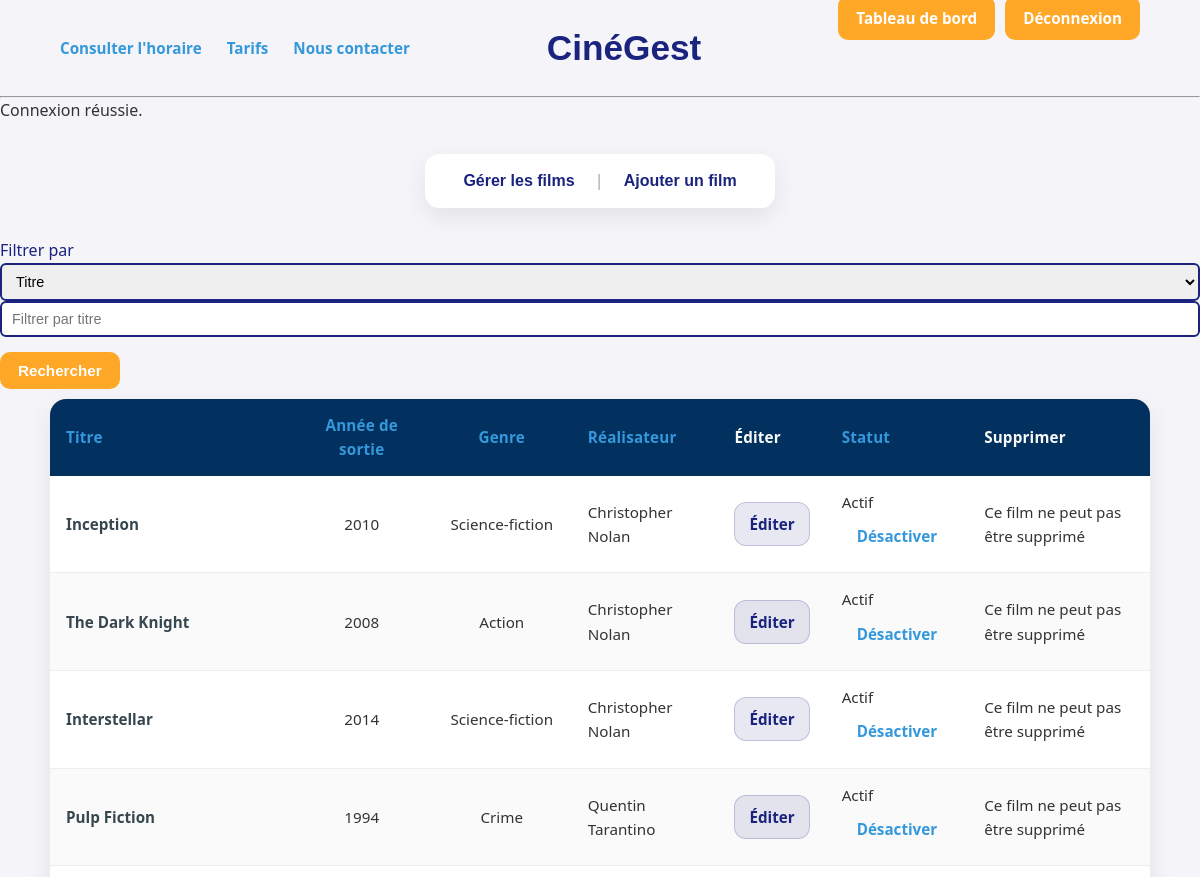
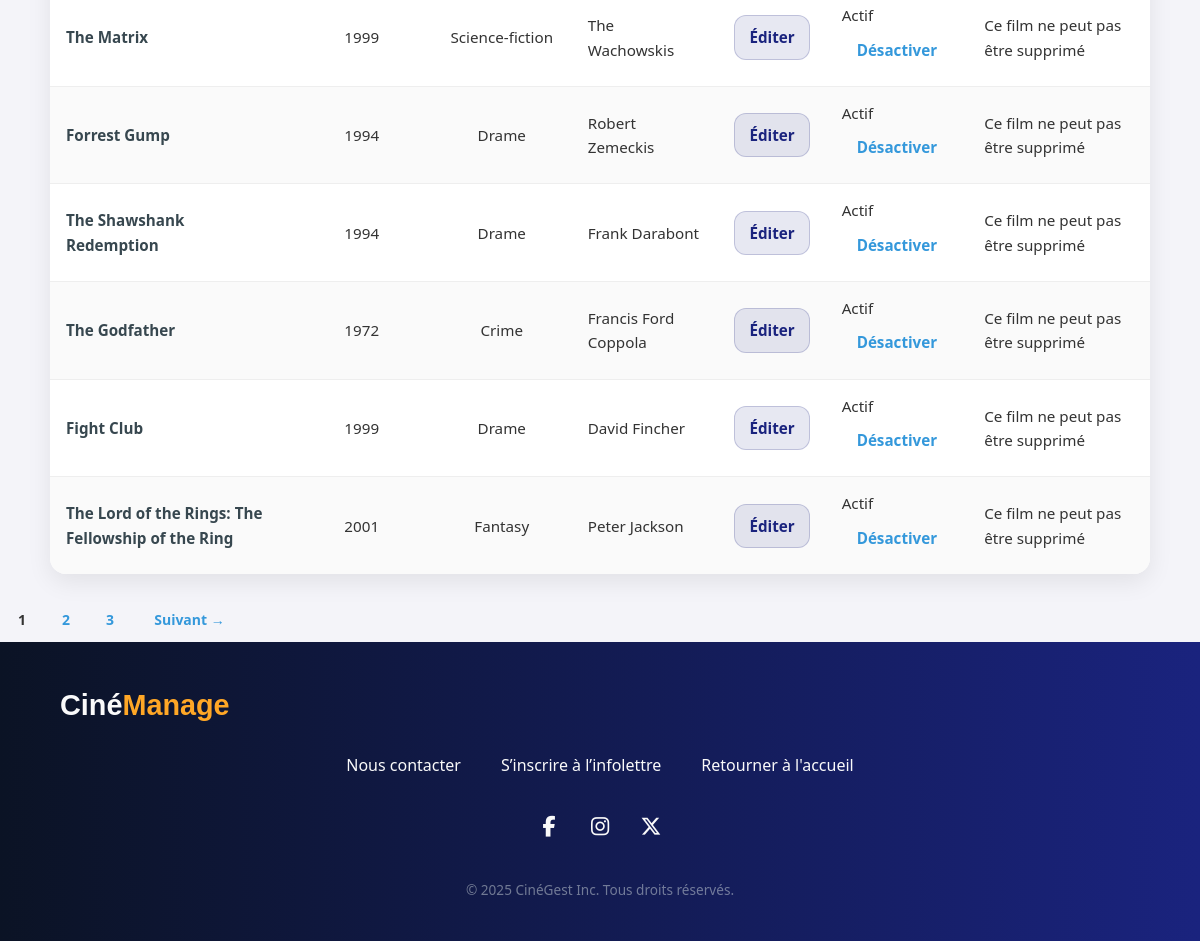
The page /index.php?action=dashboard (signed in) on the database its author committed (2 pictures, top to bottom).
### tables this page shows
CREATE TABLE
    IF NOT EXISTS films (
        id INT AUTO_INCREMENT PRIMARY KEY,
        titre VARCHAR(100) NOT NULL,
        realisateur VARCHAR(100),
        genre VARCHAR(50),
        annee_sortie INT,
        description TEXT,
		affiche VARCHAR(255),
		statut ENUM('actif', 'inactif') DEFAULT 'actif'
    );

### app/controllers/AdminController.php (called while the page is built)
<?php
require_once __DIR__ . '/../controllers/FilmController.php';
function DashboardAdmin()
{
	$data = ListeFilmsComplete('admin');
	$film_result  = $data['film_result'];
	$pageCourante = $data['pageCourante'];
	$pagesTotales = $data['pagesTotales'];
	$sort         = $data['sort'];
	$dir          = $data['dir'];
	$nonSupprimables = [];
	if ($film_result) {
		$ids = [];
		while ($row = $film_result->fetch_assoc()) {
			$ids[] = (int)($row['id'] ?? 0);
		}
		$film_result->data_seek(0);
		foreach ($ids as $id) {
			if ($id > 0 && filmEstLie($id)) {
				$nonSupprimables[$id] = true;
			}
		}
	}
	include __DIR__ . '/../views/admin/dashboard.php';
}

### app/helper/auth.php (called while the page is built, shortened)
<?php
function isAdmin()
{
    return isset($_SESSION['role']) && $_SESSION['role'] === 'admin';
}
?>

### app/models/FilmModel.php (called while the page is built, shortened)
<?php
require_once __DIR__ . "/../includes/db_connect.php";
function countAllFilms()
{
	global $conn;
	$sql = "SELECT COUNT(*) AS total FROM films";
	$result = $conn->query($sql);
	$row = $result->fetch_assoc();
	return (int) ($row['total'] ?? 0);
}
function getTousLesFilmsPagines(int $parPage, int $offset, string $sort, string $dir)
{
	global $conn;
	$allowedSorts = ['id', 'titre', 'realisateur', 'genre', 'annee_sortie', 'statut', 'affiche'];
	$dirSql = strtolower($dir) === 'desc' ? 'DESC' : 'ASC';
	$sql = "
    SELECT id, titre, realisateur, genre, annee_sortie, description, statut, affiche
    FROM films
    ORDER BY $sort $dirSql
    LIMIT ? OFFSET ?";
	$stmt = $conn->prepare($sql);
	$stmt->bind_param('ii', $parPage, $offset);
	$stmt->execute();
	return $stmt->get_result();
}

### app/controllers/FilmController.php (called while the page is built, shortened)
<?php
require_once __DIR__ . '/../models/FilmModel.php';
require_once __DIR__ . '/../helper/auth.php';
function ListeFilmsComplete($contexte = 'public')
{
	if ($contexte === 'admin') {
		$parPage = 10;
		$sortDefaut = 'id';
	} else {
		$parPage = 12;
		$actionPagination = 'list';
		$sortDefaut = 'titre';
	}
	$pageCourante = 1;
	$totalFilms   = countAllFilms();
	$pagesTotales = max(1, (int) ceil($totalFilms / $parPage));
	$offset = ($pageCourante - 1) * $parPage;
	$allowedSorts = ['id', 'titre', 'realisateur', 'genre', 'annee_sortie', 'statut', 'affiche'];
	$sort = $_GET['sort'] ?? $sortDefaut;
	$dir = $_GET['dir'] ?? 'asc';
	$dir = strtolower($dir) === 'desc' ? 'desc' : 'asc';
	$result = getTousLesFilmsPagines($parPage, $offset, $sort, $dir);
	if ($contexte === 'admin') {
		return [
			'film_result'  => $result,
			'pageCourante' => $pageCourante,
			'pagesTotales' => $pagesTotales,
			'sort'         => $sort,
			'dir'          => $dir
		];
	}
}

### app/views/admin/dashboard.php (the view, shortened to what this page needs)
<?php include __DIR__ . '/../../includes/header.php'; ?>
<?php include __DIR__ . '/../../includes/header_dashboard.php'; ?>
<?php
function sortUrl(string $col, int $pageCourante, string $sort, string $dir): string
{
	$nextDir = ($sort === $col && $dir === 'asc') ? 'desc' : 'asc';
	$params = $_GET;
	$params['action'] = $params['action'] ?? 'dashboard';
	$params['page']   = $pageCourante;
	$params['sort']   = $col;
	$params['dir']    = $nextDir;
	return 'index.php?' . http_build_query($params);
}
?>
<table>
	<thead>
		<th><a href="<?= htmlspecialchars(sortUrl('titre', (int)$pageCourante, (string)$sort, (string)$dir), ENT_QUOTES, 'UTF-8') ?>">Titre</a></th>
		<th><a href="<?= htmlspecialchars(sortUrl('annee_sortie', (int)$pageCourante, (string)$sort, (string)$dir), ENT_QUOTES, 'UTF-8') ?>">Année de sortie</a></th>
		<th><a href="<?= htmlspecialchars(sortUrl('genre', (int)$pageCourante, (string)$sort, (string)$dir), ENT_QUOTES, 'UTF-8') ?>">Genre</a></th>
		<th><a href="<?= htmlspecialchars(sortUrl('realisateur', (int)$pageCourante, (string)$sort, (string)$dir), ENT_QUOTES, 'UTF-8') ?>">Réalisateur</a></th>
		<th>Éditer</th>
		<th><a href="<?= htmlspecialchars(sortUrl('statut', (int)$pageCourante, (string)$sort, (string)$dir), ENT_QUOTES, 'UTF-8') ?>">Statut</a></th>
		<th>Supprimer</th>
	</thead>
	<?php if (isset($film_result) && $film_result && $film_result->num_rows > 0): ?>
		<?php while ($film = $film_result->fetch_assoc()): ?>
			<tr>
				<td><?= htmlspecialchars($film['titre'] ?? '', ENT_QUOTES, 'UTF-8'); ?></td>
				<td><?= (int)($film['annee_sortie'] ?? 0); ?></td>
				<td><?= htmlspecialchars($film['genre'] ?? '', ENT_QUOTES, 'UTF-8'); ?></td>
				<td><?= htmlspecialchars($film['realisateur'] ?? '', ENT_QUOTES, 'UTF-8'); ?></td>
				<td>
					<a class="btn-edit" href="index.php?action=form_edit_film&id=<?= (int)($film['id'] ?? 0); ?>">
						Éditer
					</a>
				</td>
				<td>
					<?php
					$statut = ($film['statut'] ?? 'inactif') === 'actif' ? 'actif' : 'inactif';
					$labelStatut = $statut === 'actif' ? 'Actif' : 'Inactif';
					$labelAction = $statut === 'actif' ? 'Désactiver' : 'Activer';
					?>
					<div class="statut-cell">
						<div class="statut-label"><?= $labelStatut; ?></div>
						<a class="statut-action"
							href="index.php?action=toggle_film_statut&id=<?= (int)($film['id'] ?? 0); ?>&page=<?= (int)$pageCourante; ?>&sort=<?= urlencode($sort); ?>&dir=<?= urlencode($dir); ?>"
							onclick="return confirm('Confirmer: <?= $labelAction; ?> ce film ?');">
							<?= $labelAction; ?>
						</a>
					</div>
				</td>
				<td>
					<?php $idFilm = (int)($film['id'] ?? 0); ?>
					<?php if (!empty($nonSupprimables[$idFilm])): ?>
						<span class="text-muted">Ce film ne peut pas être supprimé</span>
					<?php endif; ?>
				</td>
			</tr>
		<?php endwhile; ?>
	<?php else: ?>
		<tr>
			<td colspan="7">Aucun film trouvé.</td>
		</tr>
	<?php endif; ?>
</table>
<?php if (empty($isFiltre) && $pagesTotales > 1): ?>
	<nav class="pagination">
		<?php
		$window = 2;
		$start = max(1, $pageCourante - $window);
		$end   = min($pagesTotales, $pageCourante + $window);
		?>
			<?php
		for ($p = $start; $p <= $end; $p++) {
			if ($p === (int)$pageCourante) {
				echo '<span class="btn active">' . (int)$p . '</span>';
			} else {
				echo '<a class="btn" href="index.php?action=dashboard&page=' . (int)$p . '&sort=' . urlencode($sort) . '&dir=' . urlencode($dir) . '">' . (int)$p . '</a>';
			}
		}
			?>
		<?php if ($pageCourante < $pagesTotales): ?>
			<a class="btn"
				href="index.php?action=dashboard&page=<?= (int) ($pageCourante + 1); ?>&sort=<?= urlencode($sort); ?>&dir=<?= urlencode($dir); ?>">
				Suivant →
			</a>
		<?php endif; ?>
	</nav>
<?php endif; ?>
<?php include __DIR__ . '/../../includes/footer.php'; ?>

### public/index.php (shortened to what this page needs)
<?php
require_once __DIR__ . '/../app/controllers/FilmController.php';
require_once __DIR__ . '/../app/controllers/AdminController.php';
require_once __DIR__ . '/../app/helper/auth.php';
$action = $_GET['action'] ?? 'accueil';
switch ($action) {
	case 'dashboard':
		DashboardAdmin();
		break;
}

### app/includes/header.php (shortened to what this page needs)
<!DOCTYPE html>
<html lang="fr">
<head>
	<link rel="stylesheet" href="assets/css/style.css">
</head>
<body>
	<header>
		<div class="left">
			<nav>
				<a href="index.php?action=list">Consulter l'horaire</a>
				<a href="index.php?action=tarifs">Tarifs</a>
				<a href="index.php?action=contact">Nous contacter</a>
			</nav>
		</div>
		<div class="center">
			<h1><a href="index.php?action=accueil">CinéGest</a></h1>
		</div>
		<div class="right">
			<?php if (!isset($_SESSION['login']) && (!isset($_GET['action']) || $_GET['action'] !== 'connexion')): ?>
				<a class="btn-login" href="index.php?action=connexion">
					Se connecter
				</a>
			<?php else: ?>
				<?php if (isAdmin()): ?>
					<a class="btn-login" href="index.php?action=dashboard">
						Tableau de bord
					</a>
				<?php elseif (isUser()): ?>
					<a class="btn-login" href="index.php?action=profil">
						Profil
					</a>
				<?php endif; ?>
				<?php if (isset($_SESSION['login']) && (!isset($_GET['action']) || $_GET['action'] !== 'connexion')): ?>
					<a class="btn-login" href="index.php?action=logout">
						Déconnexion
					</a>
				<?php endif; ?>
			<?php endif; ?>
		</div>
	</header>
	<hr>
	<?php if (isset($_SESSION['flash'])): ?>
		<div class="alert <?php echo $_SESSION['flash']['type']; ?>">
			<?php echo htmlspecialchars($_SESSION['flash']['message']); ?>
		</div>
	<?php endif; ?>

### app/includes/header_dashboard.php (shortened to what this page needs)
<nav class="admin-nav">
	<div class="nav-film">
		<a href="index.php?action=dashboard">Gérer les films</a> |
		<a href="index.php?action=form_add_film">Ajouter un film</a>
	</div>
</nav>
<?php
$filtre = $_GET['filtre'] ?? 'titre';
$titre       = trim($_GET['titre'] ?? '');
?>
<div class="admin-recherche-global">
	<div class="admin-filtre-select">
		<label for="selectFiltre">Filtrer par</label>
		<select id="selectFiltre" name="filtre">
			<option value="titre" <?= $filtre === 'titre' ? 'selected' : ''; ?>>Titre</option>
		</select>
	</div>
	<form method="GET" action="index.php" class="admin-form-filtre" data-filtre="titre" style="<?= $filtre === 'titre' ? '' : 'display:none;'; ?>">
		<input type="text" name="titre" placeholder="Rechercher un titre..." value="<?= htmlspecialchars($titre, ENT_QUOTES, 'UTF-8'); ?>">
		<button type="submit" class="btn-search">Rechercher</button>
	</form>
</div>

### app/includes/footer.php (shortened to what this page needs)
<link rel="stylesheet" href="https://cdnjs.cloudflare.com/ajax/libs/font-awesome/6.5.0/css/all.min.css">
<footer class="site-footer">
    <div class="footer-inner">
        <div class="footer-brand">
            Ciné<span>Manage</span>
        </div>
        <div class="footer-links">
            <a href="index.php?action=contact">Nous contacter</a>
            <a href="index.php?action=infolettre">S’inscrire à l’infolettre</a>
            <?php if (!isset($_GET['action']) || $_GET['action'] !== 'accueil'): ?>
                <a href="index.php?action=accueil">Retourner à l'accueil</a>
            <?php endif; ?>
        </div>
        <div class="footer-social">
            <a href="#" class="social-icon"><i class="fa-brands fa-facebook-f"></i></a>
            <a href="#" class="social-icon"><i class="fa-brands fa-instagram"></i></a>
            <a href="#" class="social-icon"><i class="fa-brands fa-x-twitter"></i></a>
        </div>
        <p class="footer-copy">
            © <?php echo date('Y'); ?> CinéGest Inc. Tous droits réservés.
        </p>
    </div>
</footer>
</body>
</html>

### rows shown on the page
films: titre "Inception", annee_sortie "2010", genre "Science-fiction", realisateur "Christopher Nolan", statut "Actif", statut "Désactiver", shows "Ce film ne peut pas être supprimé"
films: titre "The Dark Knight", annee_sortie "2008", genre "Action", realisateur "Christopher Nolan", statut "Actif", statut "Désactiver", shows "Ce film ne peut pas être supprimé"
films: titre "Interstellar", annee_sortie "2014", genre "Science-fiction", realisateur "Christopher Nolan", statut "Actif", statut "Désactiver", shows "Ce film ne peut pas être supprimé"
films: titre "Pulp Fiction", annee_sortie "1994", genre "Crime", realisateur "Quentin Tarantino", statut "Actif", statut "Désactiver", shows "Ce film ne peut pas être supprimé"
films: titre "The Matrix", annee_sortie "1999", genre "Science-fiction", realisateur "The Wachowskis", statut "Actif", statut "Désactiver", shows "Ce film ne peut pas être supprimé"
films: titre "Forrest Gump", annee_sortie "1994", genre "Drame", realisateur "Robert Zemeckis", statut "Actif", statut "Désactiver", shows "Ce film ne peut pas être supprimé"
films: titre "The Shawshank Redemption", annee_sortie "1994", genre "Drame", realisateur "Frank Darabont", statut "Actif", statut "Désactiver", shows "Ce film ne peut pas être supprimé"
films: titre "The Godfather", annee_sortie "1972", genre "Crime", realisateur "Francis Ford Coppola", statut "Actif", statut "Désactiver", shows "Ce film ne peut pas être supprimé"
films: titre "Fight Club", annee_sortie "1999", genre "Drame", realisateur "David Fincher", statut "Actif", statut "Désactiver", shows "Ce film ne peut pas être supprimé"
films: titre "The Lord of the Rings: The Fellowship of the Ring", annee_sortie "2001", genre "Fantasy", realisateur "Peter Jackson", statut "Actif", statut "Désactiver", shows "Ce film ne peut pas être supprimé"

### other values the page prints
$_SESSION['flash']['message'] "Connexion réussie."
